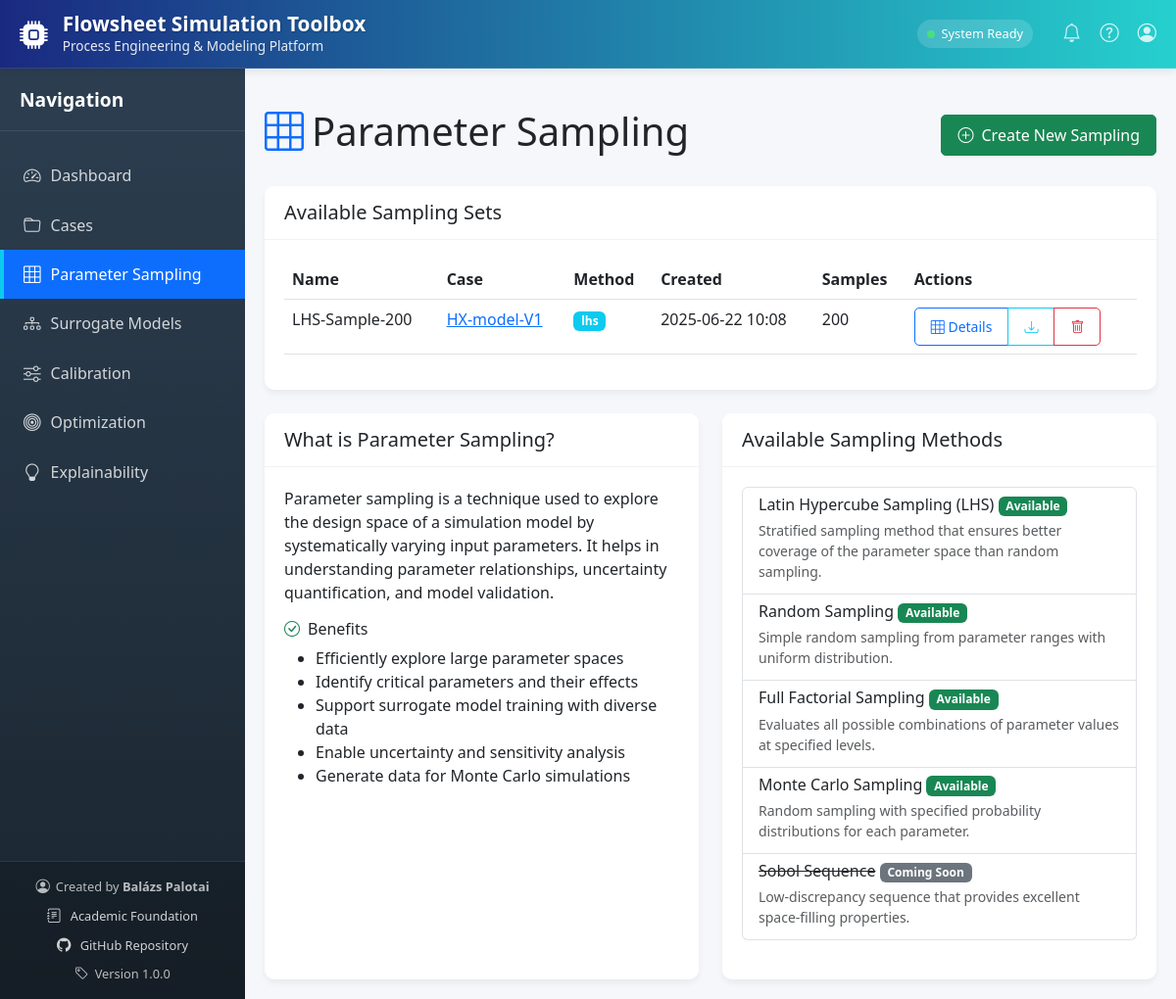
/sampling/, run on the app's committed database.
### api/database.py (models this page shows, shortened)
class SimulationResult(db.Model):
    __tablename__ = 'simulation_results'
    id = db.Column(db.Integer, primary_key=True)
    case_id = db.Column(db.Integer, db.ForeignKey('case.id'), nullable=False)
    timestamp = db.Column(db.DateTime, default=datetime.utcnow)
    data_json = db.Column(db.Text, nullable=False)  # JSON string with simulation results
    name = db.Column(db.String(100), nullable=True)  # Name of the simulation
    simulation_type = db.Column(db.String(50), default='Single Run')  # Type of simulation
    case = db.relationship('Case', backref=db.backref('simulation_results', lazy=True))
    @property
    def data(self):
        if self.data_json:
            return json.loads(self.data_json)
        return {}

class Case(db.Model):
    id = db.Column(db.Integer, primary_key=True)
    name = db.Column(db.String(100), nullable=False, unique=True)
    description = db.Column(db.Text, nullable=True)
    created_at = db.Column(db.DateTime, default=datetime.utcnow)
    updated_at = db.Column(db.DateTime, default=datetime.utcnow, onupdate=datetime.utcnow)
    simulation_file = db.Column(db.String(255), nullable=True)
    folder_path = db.Column(db.String(255), nullable=True)
    parameters_json = db.Column(db.Text, nullable=True)
    driver_type = db.Column(db.String(50), default='hysys')  # Added driver_type field
    @property
    def parameters(self):
        if self.parameters_json:
            return json.loads(self.parameters_json)
        return {
            'InputParams': {
                'Spreadsheet': {},
                'MaterialStream': {},
                'EnergyStream': {}
            },
            'OutputParameters': {
                'Spreadsheet': {},
                'MaterialStream': {},
                'EnergyStream': {}
            }
        }

### api/routes/sampling.py (the view)
@sampling_bp.route('/')
def sampling_index():
    samplings = SimulationResult.query.filter(
        SimulationResult.simulation_type.like('Sampling%')
    ).all()
    return render_template('sampling/sampling_landing.html', samplings=samplings, active_page='sampling')

### templates/sampling/sampling_landing.html (shortened to what this page needs)
{% extends "base.html" %}
{% block content %}
<div class="d-flex justify-content-between align-items-center mb-4">
    <h1><i class="bi bi-grid-3x3 text-primary me-2"></i>Parameter Sampling</h1>
    <a href="{{ url_for('sampling.create_sampling') }}" class="btn btn-success">
        <i class="bi bi-plus-circle me-2"></i>Create New Sampling
    </a>
</div>
<div class="card mb-4">
    <div class="card-header">
        <h5 class="card-title mb-0">Available Sampling Sets</h5>
    </div>
    <div class="card-body">
        {% if samplings %}
        <div class="table-responsive">
            <table class="table table-hover">
                <thead>
                    <tr>
                        <th>Name</th>
                        <th>Case</th>
                        <th>Method</th>
                        <th>Created</th>
                        <th>Samples</th>
                        <th>Actions</th>
                    </tr>
                </thead>
                <tbody>
                    {% for sampling in samplings %}
                    <tr>
                        <td>{{ sampling.name or 'Unnamed Sampling' }}</td>
                        <td>
                            <a href="{{ url_for('cases.case_detail', case_id=sampling.case_id) }}">
                                {{ sampling.case.name }}
                            </a>
                        </td>
                        <td>
                            {% set method = sampling.simulation_type.replace('Sampling (', '').replace(')', '') %}
                            <span class="badge bg-info">{{ method }}</span>
                        </td>
                        <td>{{ sampling.timestamp.strftime('%Y-%m-%d %H:%M') }}</td>
                        <td>
                            {% if sampling.data and sampling.data.get('num_samples') %}
                                {{ sampling.data.get('num_samples') }}
                            {% else %}
                                N/A
                            {% endif %}
                        </td>
                        <td>
                            <div class="btn-group btn-group-sm">
                                <a href="{{ url_for('sampling.sampling_details', result_id=sampling.id) }}" class="btn btn-outline-primary" title="View Sampling Details">
                                    <i class="bi bi-grid-3x3"></i> Details
                                </a>
                                <a href="{{ url_for('simulations.api_download_result', result_id=sampling.id) }}" class="btn btn-outline-info" title="Download Excel">
                                    <i class="bi bi-download"></i>
                                </a>
                                <button type="button" class="btn btn-outline-danger delete-sampling-btn" data-sampling-id="{{ sampling.id }}" title="Delete">
                                    <i class="bi bi-trash"></i>
                                </button>
                            </div>
                        </td>
                    </tr>
                    {% endfor %}
                </tbody>
            </table>
        </div>
        {% endif %}
    </div>
</div>
<div class="row">
    <div class="col-md-6">
        <div class="card h-100">
            <div class="card-header">
                <h5 class="card-title mb-0">What is Parameter Sampling?</h5>
            </div>
            <div class="card-body">
                <p>Parameter sampling is a technique used to explore the design space of a simulation model by systematically varying input parameters. It helps in understanding parameter relationships, uncertainty quantification, and model validation.</p>
                <h6 class="mt-3"><i class="bi bi-check-circle text-success me-2"></i>Benefits</h6>
                <ul>
                    <li>Efficiently explore large parameter spaces</li>
                    <li>Identify critical parameters and their effects</li>
                    <li>Support surrogate model training with diverse data</li>
                    <li>Enable uncertainty and sensitivity analysis</li>
                    <li>Generate data for Monte Carlo simulations</li>
                </ul>
            </div>
        </div>
    </div>
    <div class="col-md-6">
        <div class="card h-100">
            <div class="card-header">
                <h5 class="card-title mb-0">Available Sampling Methods</h5>
            </div>
            <div class="card-body">
                <div class="list-group">
                    <div class="list-group-item">
                        <h6 class="mb-1">Latin Hypercube Sampling (LHS) <span class="badge bg-success">Available</span></h6>
                        <p class="mb-1 small text-muted">Stratified sampling method that ensures better coverage of the parameter space than random sampling.</p>
                    </div>
                    <div class="list-group-item">
                        <h6 class="mb-1">Random Sampling <span class="badge bg-success">Available</span></h6>
                        <p class="mb-1 small text-muted">Simple random sampling from parameter ranges with uniform distribution.</p>
                    </div>
                    <div class="list-group-item">
                        <h6 class="mb-1">Full Factorial Sampling <span class="badge bg-success">Available</span></h6>
                        <p class="mb-1 small text-muted">Evaluates all possible combinations of parameter values at specified levels.</p>
                    </div>
                    <div class="list-group-item">
                        <h6 class="mb-1">Monte Carlo Sampling <span class="badge bg-success">Available</span></h6>
                        <p class="mb-1 small text-muted">Random sampling with specified probability distributions for each parameter.</p>
                    </div>
                    <div class="list-group-item">
                        <h6 class="mb-1"><s>Sobol Sequence</s> <span class="badge bg-secondary">Coming Soon</span></h6>
                        <p class="mb-1 small text-muted text-muted-lighter">Low-discrepancy sequence that provides excellent space-filling properties.</p>
                    </div>
                </div>
            </div>
        </div>
    </div>
</div>
{% endblock %}

### templates/base.html (style rules this page uses)
:root { --sidebar-width: 250px; --header-height: 70px; --primary-color: #0d6efd; --secondary-color: #6c757d; --success-color: #198754; --info-color: #0dcaf0; --warning-color: #ffc107; --danger-color: #dc3545; --light-color: #f8f9fa; --dark-color: #212529; }
body { font-family: 'Segoe UI', Tahoma, Geneva, Verdana, sans-serif; background-color: #f5f7fa; margin: 0; padding: 0; overflow-x: hidden; }
.card { border: none; border-radius: 10px; box-shadow: 0 4px 6px rgba(0,0,0,0.05); margin-bottom: 20px; background-color: white; }
.card-header { background-color: white; border-bottom: 1px solid rgba(0,0,0,0.05); font-weight: 600; padding: 15px 20px; border-radius: 10px 10px 0 0 !important; }
.card-body { padding: 20px; }
.btn { border-radius: 5px; padding: 8px 16px; font-weight: 500; }

### data on the page
SimulationResult: name "LHS-Sample-200", case.name "HX-model-V1", method "lhs", timestamp "2025-06-22 10:08", data.get "200"
